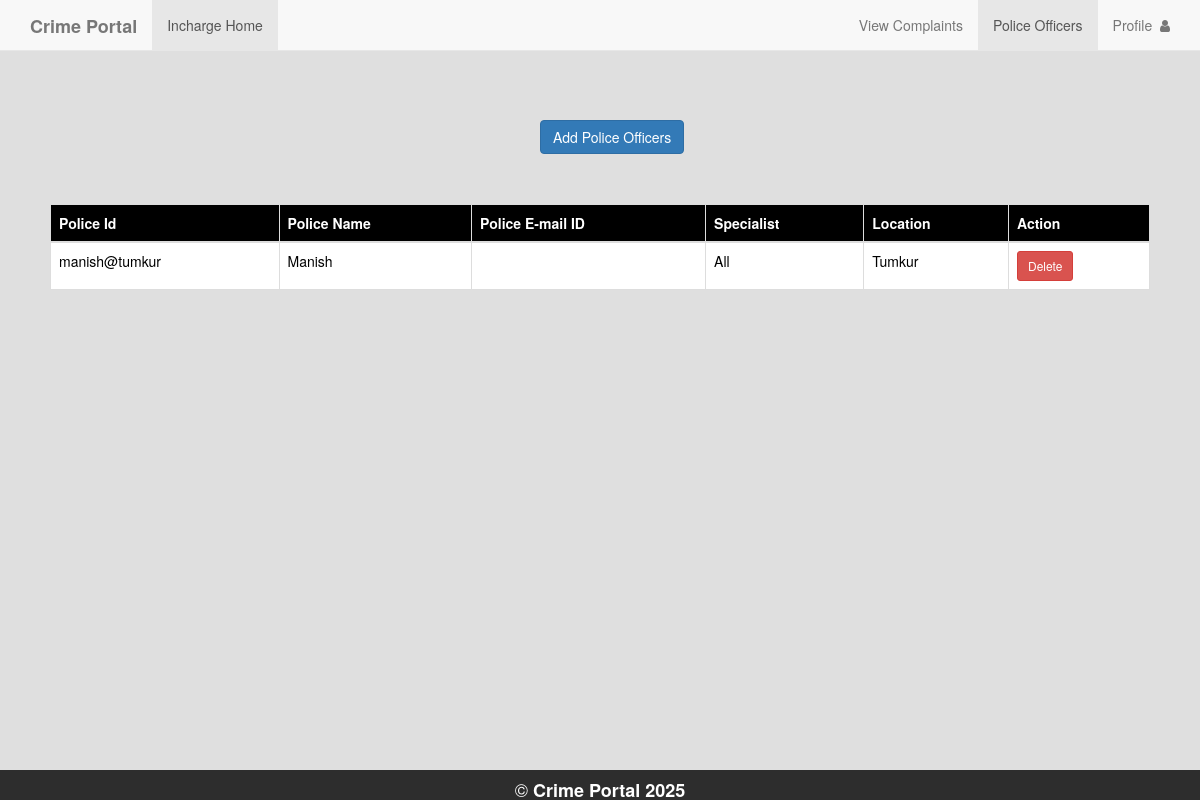
The page /incharge_view_police.php (signed in) on the database its author committed.
### tables this page shows
CREATE TABLE `police` (
  `p_name` varchar(50) NOT NULL,
  `p_id` varchar(50) NOT NULL,
  `p_email` varchar(50) NOT NULL,
  `spec` varchar(50) NOT NULL,
  `location` varchar(50) NOT NULL,
  `p_pass` char(60) NOT NULL
);

### incharge_view_police.php (the view, shortened to what this page needs)
<!DOCTYPE html>
<html>
<head>
<?php
  $conn=mysqli_connect("localhost","root","","crime_portal");
  mysqli_select_db($conn,"crime_portal");
  $i_id=$_SESSION['email'];
  $result1=mysqli_query($conn,"SELECT location FROM incharge where i_id='$i_id'");
  $q2=mysqli_fetch_assoc($result1);
  $location=$q2['location'];
  $result=mysqli_query($conn,"select p_id, p_name, p_email, spec, location from police where location='$location'");
?>
	<link rel="stylesheet" type="text/css" href="https://maxcdn.bootstrapcdn.com/bootstrap/3.3.5/css/bootstrap.min.css">
	<link rel="stylesheet" type="text/css" href="https://maxcdn.bootstrapcdn.com/font-awesome/4.4.0/css/font-awesome.min.css">
  <link rel="stylesheet" href="https://maxcdn.bootstrapcdn.com/font-awesome/4.7.0/css/font-awesome.min.css">
</head>
<body style="background-color: #dfdfdf">
	<nav  class="navbar navbar-default navbar-fixed-top">
  <div class="container">
    <div class="navbar-header">
      <a class="navbar-brand" href="#"><b>Crime Portal</b></a>
    </div>
    <div id="navbar" class="collapse navbar-collapse">
      <ul class="nav navbar-nav">
        <li class="active"><a href="incharge_view_police.php">Incharge Home</a></li>
      </ul>
      <ul class="nav navbar-nav navbar-right">
        <li><a href="Incharge_complain_page.php">View Complaints</a></li>
        <li class="active" ><a href="incharge_view_police.php">Police Officers</a></li>
        <li>
          <a href="#" id="profileBtn">Profile &nbsp;<i class="fa fa-user" aria-hidden="true"></i></a>
        </li>
      </ul>
    </div>
  </div>
 </nav>
 <div  style="margin-top: 10%;margin-left: 45%">
   <a href="police_add.php"><input  type="button" name="add" value="Add Police Officers" class="btn btn-primary"></a>
 </div>
    <div style="padding:50px;">
   <table class="table table-bordered">
    <thead class="thead-dark" style="background-color: black; color: white;">
      <tr>
        <th scope="col">Police Id</th>
        <th scope="col">Police Name</th>
        <th scope="col">Police E-mail ID</th>
        <th scope="col">Specialist</th>
        <th scope="col">Location</th>
        <th scope="col">Action</th>
      </tr>
    </thead>
<?php
      while($rows=mysqli_fetch_assoc($result)){
    ?>
<tbody style="background-color: white; color: black;">
  <tr>
    <form method="post" onsubmit="return confirm('Are you sure?');">
      <td><?php echo $rows['p_id']; ?></td>
      <td><?php echo $rows['p_name']; ?></td>
      <td><?php echo $rows['p_email']; ?></td>
      <td><?php echo $rows['spec']; ?></td>
      <td><?php echo $rows['location']; ?></td>
      <td><button class="btn btn-danger btn-sm" type="submit" name="s2">Delete</button></td>
    </form>
  </tr>
</tbody>
    <?php
    }
    ?>
</table>
</div>
<div style="position: fixed;
   left: 0;
   bottom: 0;
   width: 100%;
   height: 30px;
   background-color: rgba(0,0,0,0.8);
   color: white;
   text-align: center;">
  <h4 style="color: white;">&copy <b>Crime Portal 2025</b></h4>
</div>
</body>
</html>

### rows shown on the page
police: p_id "manish@tumkur", p_name "Manish", spec "All", location "Tumkur"
